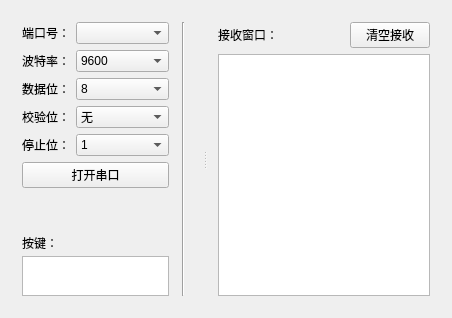
<?xml version="1.0" encoding="UTF-8"?>
<ui version="4.0">
 <class>Widget</class>
 <widget class="QWidget" name="Widget">
  <property name="geometry">
   <rect>
    <x>0</x>
    <y>0</y>
    <width>452</width>
    <height>318</height>
   </rect>
  </property>
  <property name="windowTitle">
   <string>robot</string>
  </property>
  <layout class="QGridLayout" name="gridLayout">
   <item row="0" column="0">
    <widget class="QSplitter" name="splitter">
     <property name="orientation">
      <enum>Qt::Horizontal</enum>
     </property>
     <widget class="QWidget" name="">
      <layout class="QHBoxLayout" name="horizontalLayout">
       <item>
        <layout class="QVBoxLayout" name="verticalLayout_2">
         <property name="sizeConstraint">
          <enum>QLayout::SetDefaultConstraint</enum>
         </property>
         <item>
          <layout class="QFormLayout" name="formLayout">
           <property name="sizeConstraint">
            <enum>QLayout::SetFixedSize</enum>
           </property>
           <item row="0" column="0">
            <widget class="QLabel" name="label">
             <property name="maximumSize">
              <size>
               <width>50</width>
               <height>16777215</height>
              </size>
             </property>
             <property name="text">
              <string>端口号：</string>
             </property>
            </widget>
           </item>
           <item row="0" column="1">
            <widget class="QComboBox" name="PortBox">
             <property name="maximumSize">
              <size>
               <width>100</width>
               <height>16777215</height>
              </size>
             </property>
            </widget>
           </item>
           <item row="1" column="0">
            <widget class="QLabel" name="label_2">
             <property name="maximumSize">
              <size>
               <width>50</width>
               <height>16777215</height>
              </size>
             </property>
             <property name="text">
              <string>波特率：</string>
             </property>
            </widget>
           </item>
           <item row="1" column="1">
            <widget class="QComboBox" name="BaudBox">
             <property name="maximumSize">
              <size>
               <width>100</width>
               <height>16777215</height>
              </size>
             </property>
             <property name="currentIndex">
              <number>3</number>
             </property>
             <item>
              <property name="text">
               <string>1200</string>
              </property>
             </item>
             <item>
              <property name="text">
               <string>2400</string>
              </property>
             </item>
             <item>
              <property name="text">
               <string>4800</string>
              </property>
             </item>
             <item>
              <property name="text">
               <string>9600</string>
              </property>
             </item>
             <item>
              <property name="text">
               <string>19200</string>
              </property>
             </item>
             <item>
              <property name="text">
               <string>38400</string>
              </property>
             </item>
             <item>
              <property name="text">
               <string>57600</string>
              </property>
             </item>
             <item>
              <property name="text">
               <string>115200</string>
              </property>
             </item>
             <item>
              <property name="text">
               <string>230400</string>
              </property>
             </item>
             <item>
              <property name="text">
               <string>460800</string>
              </property>
             </item>
             <item>
              <property name="text">
               <string>921600</string>
              </property>
             </item>
             <item>
              <property name="text">
               <string>1382400</string>
              </property>
             </item>
            </widget>
           </item>
           <item row="2" column="0">
            <widget class="QLabel" name="label_3">
             <property name="maximumSize">
              <size>
               <width>50</width>
               <height>16777215</height>
              </size>
             </property>
             <property name="text">
              <string>数据位：</string>
             </property>
            </widget>
           </item>
           <item row="2" column="1">
            <widget class="QComboBox" name="BitNumBox">
             <property name="maximumSize">
              <size>
               <width>100</width>
               <height>16777215</height>
              </size>
             </property>
             <property name="currentIndex">
              <number>3</number>
             </property>
             <item>
              <property name="text">
               <string>5</string>
              </property>
             </item>
             <item>
              <property name="text">
               <string>6</string>
              </property>
             </item>
             <item>
              <property name="text">
               <string>7</string>
              </property>
             </item>
             <item>
              <property name="text">
               <string>8</string>
              </property>
             </item>
            </widget>
           </item>
           <item row="3" column="0">
            <widget class="QLabel" name="label_4">
             <property name="maximumSize">
              <size>
               <width>50</width>
               <height>16777215</height>
              </size>
             </property>
             <property name="text">
              <string>校验位：</string>
             </property>
            </widget>
           </item>
           <item row="3" column="1">
            <widget class="QComboBox" name="ParityBox">
             <property name="maximumSize">
              <size>
               <width>100</width>
               <height>16777215</height>
              </size>
             </property>
             <item>
              <property name="text">
               <string>无</string>
              </property>
             </item>
             <item>
              <property name="text">
               <string>奇</string>
              </property>
             </item>
             <item>
              <property name="text">
               <string>偶</string>
              </property>
             </item>
            </widget>
           </item>
           <item row="4" column="0">
            <widget class="QLabel" name="label_5">
             <property name="maximumSize">
              <size>
               <width>50</width>
               <height>16777215</height>
              </size>
             </property>
             <property name="text">
              <string>停止位：</string>
             </property>
            </widget>
           </item>
           <item row="4" column="1">
            <widget class="QComboBox" name="StopBox">
             <property name="maximumSize">
              <size>
               <width>100</width>
               <height>16777215</height>
              </size>
             </property>
             <item>
              <property name="text">
               <string>1</string>
              </property>
             </item>
             <item>
              <property name="text">
               <string>2</string>
              </property>
             </item>
            </widget>
           </item>
           <item row="5" column="0" colspan="2">
            <widget class="QPushButton" name="openButton">
             <property name="sizePolicy">
              <sizepolicy hsizetype="Expanding" vsizetype="Expanding">
               <horstretch>0</horstretch>
               <verstretch>0</verstretch>
              </sizepolicy>
             </property>
             <property name="maximumSize">
              <size>
               <width>150</width>
               <height>50</height>
              </size>
             </property>
             <property name="text">
              <string>打开串口</string>
             </property>
            </widget>
           </item>
          </layout>
         </item>
         <item>
          <spacer name="verticalSpacer">
           <property name="orientation">
            <enum>Qt::Vertical</enum>
           </property>
           <property name="sizeHint" stdset="0">
            <size>
             <width>147</width>
             <height>64</height>
            </size>
           </property>
          </spacer>
         </item>
         <item>
          <layout class="QVBoxLayout" name="verticalLayout">
           <property name="sizeConstraint">
            <enum>QLayout::SetFixedSize</enum>
           </property>
           <item>
            <widget class="QLabel" name="label_6">
             <property name="maximumSize">
              <size>
               <width>150</width>
               <height>15</height>
              </size>
             </property>
             <property name="text">
              <string>按键：</string>
             </property>
            </widget>
           </item>
           <item>
            <widget class="QTextBrowser" name="key_textBrowser">
             <property name="sizePolicy">
              <sizepolicy hsizetype="Preferred" vsizetype="Expanding">
               <horstretch>0</horstretch>
               <verstretch>0</verstretch>
              </sizepolicy>
             </property>
             <property name="maximumSize">
              <size>
               <width>150</width>
               <height>40</height>
              </size>
             </property>
            </widget>
           </item>
          </layout>
         </item>
        </layout>
       </item>
       <item>
        <widget class="Line" name="line">
         <property name="minimumSize">
          <size>
           <width>17</width>
           <height>0</height>
          </size>
         </property>
         <property name="maximumSize">
          <size>
           <width>17</width>
           <height>16777215</height>
          </size>
         </property>
         <property name="orientation">
          <enum>Qt::Vertical</enum>
         </property>
        </widget>
       </item>
      </layout>
     </widget>
     <widget class="QWidget" name="">
      <layout class="QVBoxLayout" name="verticalLayout_3">
       <item>
        <layout class="QHBoxLayout" name="horizontalLayout_2">
         <item>
          <widget class="QLabel" name="label_7">
           <property name="sizePolicy">
            <sizepolicy hsizetype="Expanding" vsizetype="Preferred">
             <horstretch>0</horstretch>
             <verstretch>0</verstretch>
            </sizepolicy>
           </property>
           <property name="text">
            <string>接收窗口：</string>
           </property>
          </widget>
         </item>
         <item>
          <spacer name="horizontalSpacer">
           <property name="orientation">
            <enum>Qt::Horizontal</enum>
           </property>
           <property name="sizeHint" stdset="0">
            <size>
             <width>14</width>
             <height>20</height>
            </size>
           </property>
          </spacer>
         </item>
         <item>
          <widget class="QPushButton" name="clearButton">
           <property name="sizePolicy">
            <sizepolicy hsizetype="Expanding" vsizetype="Preferred">
             <horstretch>0</horstretch>
             <verstretch>0</verstretch>
            </sizepolicy>
           </property>
           <property name="maximumSize">
            <size>
             <width>150</width>
             <height>50</height>
            </size>
           </property>
           <property name="text">
            <string>清空接收</string>
           </property>
          </widget>
         </item>
        </layout>
       </item>
       <item>
        <widget class="QTextBrowser" name="textBrowser">
         <property name="sizePolicy">
          <sizepolicy hsizetype="Expanding" vsizetype="Expanding">
           <horstretch>0</horstretch>
           <verstretch>0</verstretch>
          </sizepolicy>
         </property>
        </widget>
       </item>
      </layout>
     </widget>
    </widget>
   </item>
  </layout>
 </widget>
 <layoutdefault spacing="6" margin="11"/>
 <resources/>
 <connections/>
</ui>
